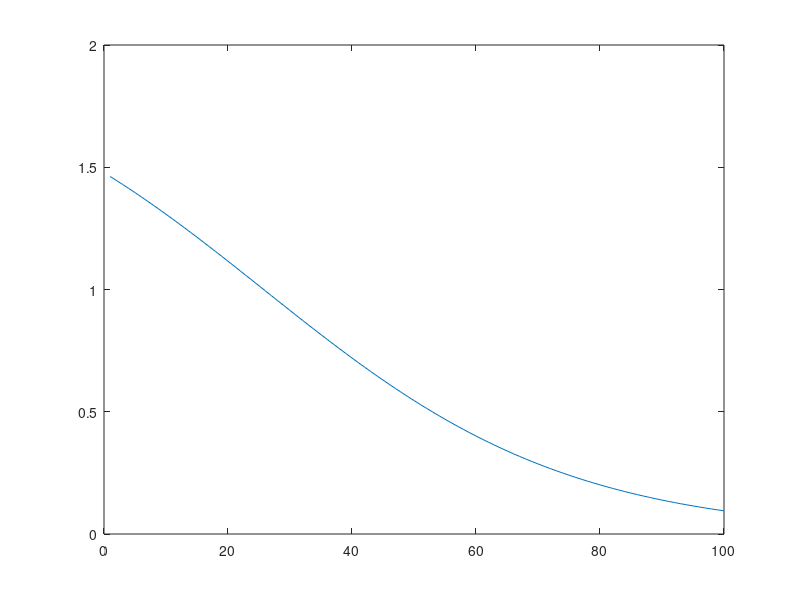

Source code (MATLAB): (Note: this script raises an error after producing the figure.)
a = 0.5;
u_param = @(eps) @(t, x) -tanh((x + 0.5 - t)/(2*eps)) + 1;
u_actual = u_param(a);
%%
m = 100;
points = linspace(-1, 1, m);
U_initial = u_actual(0.0, points);
for t=0:0.1:0
    U_actual = u_actual(t, points);
    plot(U_actual);
    pause(0.1);
end

%%
G = U_initial;
G(2:end) = 0;

maxstep = 200000;
plotinterval = 50;
to_plot = true;
wait = 0.01;

err = 0;
err_m = zeros([1 maxstep]);
tmax = 1.0;

time = 0.0;
U_new = U_initial;
for i = 1:maxstep
    maxk = tmax - time;
    if maxk == 0
        plotmain(points, U_new, U_real, err, i, time, wait);
        break
    end
    [U_new, k] = advection_solver(U_new, G, m, a, maxk);
    time = time + k;
    U_real = u_actual(time, points);
    % enforce BC
    G(2:end-1) = 0;
    G(1) = U_real(1);
    G(end) = U_real(end);

    err = step_err(U_real, U_new);
    err_m(i) = err;

    if mod(i, plotinterval) == 0 && to_plot
        plotmain(points, U_new, U_real, err, i, time, wait);
    end
end

%hold on;
%plot(err_m);
function plotmain(points, U_new, U_initial, err, i, time, wait)
        plot(points, U_new)
        hold on;
        xlabel("x");
        ylabel("t");
        plot(points, U_initial)
        legend(["estimate", "real"]);
        title(sprintf("iter: %d, time: %f, err: %f", i, time, err));
        hold off;
        pause(wait);
end


function err = step_err(est, act)
    err = sum(abs(act - est), "all") / length(est);
end